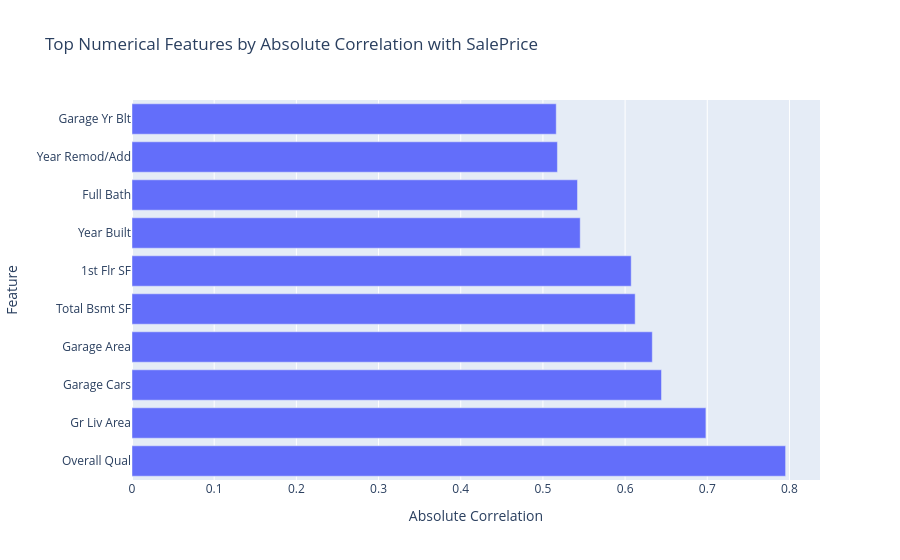

Notebook code cell kept with this figure:
### Code cell
fig = px.bar(
    x=top_target_correlations.values,
    y=top_target_correlations.index,
    orientation="h",
    title="Top Numerical Features by Absolute Correlation with SalePrice",
    labels={
        "x": "Absolute Correlation",
        "y": "Feature"
    }
)

fig.show()

### Figure 1 — Plotly figure (JSON) as saved in the notebook; plotly's stock layout.template omitted (floating-point values rounded to 4 significant figures)
{"data": [{"hovertemplate": "Absolute Correlation=%{x}<br>Feature=%{y}<extra></extra>", "legendgroup": "", "marker": {"color": "#636efa", "pattern": {"shape": ""}}, "name": "", "orientation": "h", "showlegend": false, "textposition": "auto", "type": "bar", "x": [0.7953, 0.6983, 0.6443, 0.6331, 0.6123, 0.6074, 0.5454, 0.5421, 0.5177, 0.5162], "xaxis": "x", "y": ["Overall Qual", "Gr Liv Area", "Garage Cars", "Garage Area", "Total Bsmt SF", "1st Flr SF", "Year Built", "Full Bath", "Year Remod/Add", "Garage Yr Blt"], "yaxis": "y"}], "layout": {"barmode": "relative", "legend": {"tracegroupgap": 0}, "title": {"text": "Top Numerical Features by Absolute Correlation with SalePrice"}, "xaxis": {"anchor": "y", "domain": [0, 1], "title": {"text": "Absolute Correlation"}}, "yaxis": {"anchor": "x", "domain": [0, 1], "title": {"text": "Feature"}}}}
